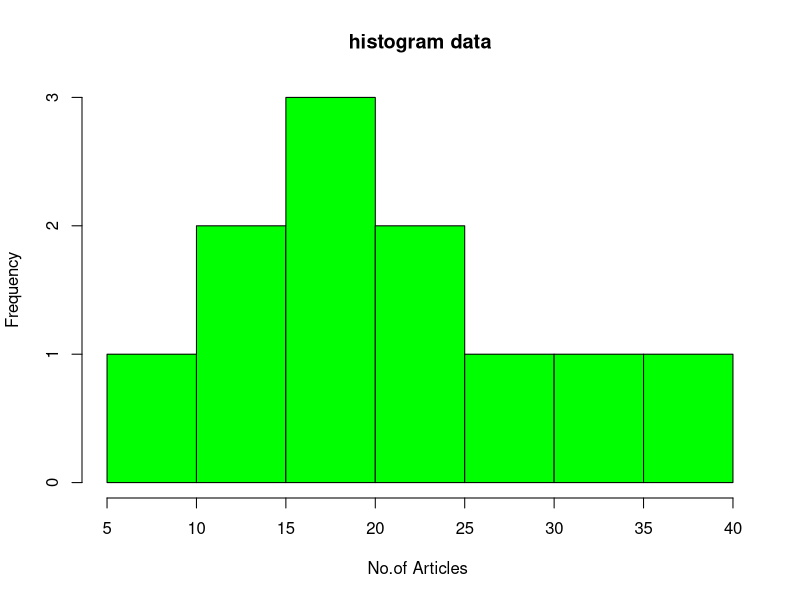

The R script that drew this image:
v <- c(19, 23, 11, 5, 16, 21, 32, 
       14, 19, 27, 39)
hist(v, xlab = "No.of Articles ",
     main="histogram data",
     col = "green", border = "black")
par(mar=c(6,6,6,6))
